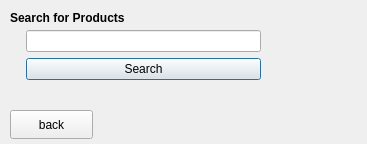
<?xml version="1.0" encoding="UTF-8"?>
<ui version="4.0">
 <class>searchwindow</class>
 <widget class="QDialog" name="searchwindow">
  <property name="geometry">
   <rect>
    <x>0</x>
    <y>0</y>
    <width>367</width>
    <height>144</height>
   </rect>
  </property>
  <property name="windowTitle">
   <string>Dialog</string>
  </property>
  <widget class="QLabel" name="label">
   <property name="geometry">
    <rect>
     <x>10</x>
     <y>10</y>
     <width>161</width>
     <height>16</height>
    </rect>
   </property>
   <property name="text">
    <string>&lt;html&gt;&lt;head/&gt;&lt;body&gt;&lt;p&gt;&lt;span style=&quot; font-weight:700;&quot;&gt;Search for Products&lt;/span&gt;&lt;/p&gt;&lt;/body&gt;&lt;/html&gt;</string>
   </property>
  </widget>
  <widget class="QWidget" name="layoutWidget">
   <property name="geometry">
    <rect>
     <x>20</x>
     <y>30</y>
     <width>241</width>
     <height>67</height>
    </rect>
   </property>
   <layout class="QFormLayout" name="formLayout">
    <item row="1" column="1">
     <widget class="QPushButton" name="search">
      <property name="text">
       <string>Search</string>
      </property>
     </widget>
    </item>
    <item row="0" column="1">
     <widget class="QLineEdit" name="queryBox"/>
    </item>
   </layout>
  </widget>
  <widget class="QPushButton" name="back">
   <property name="geometry">
    <rect>
     <x>10</x>
     <y>110</y>
     <width>83</width>
     <height>29</height>
    </rect>
   </property>
   <property name="text">
    <string>back</string>
   </property>
  </widget>
 </widget>
 <resources/>
 <connections/>
</ui>
